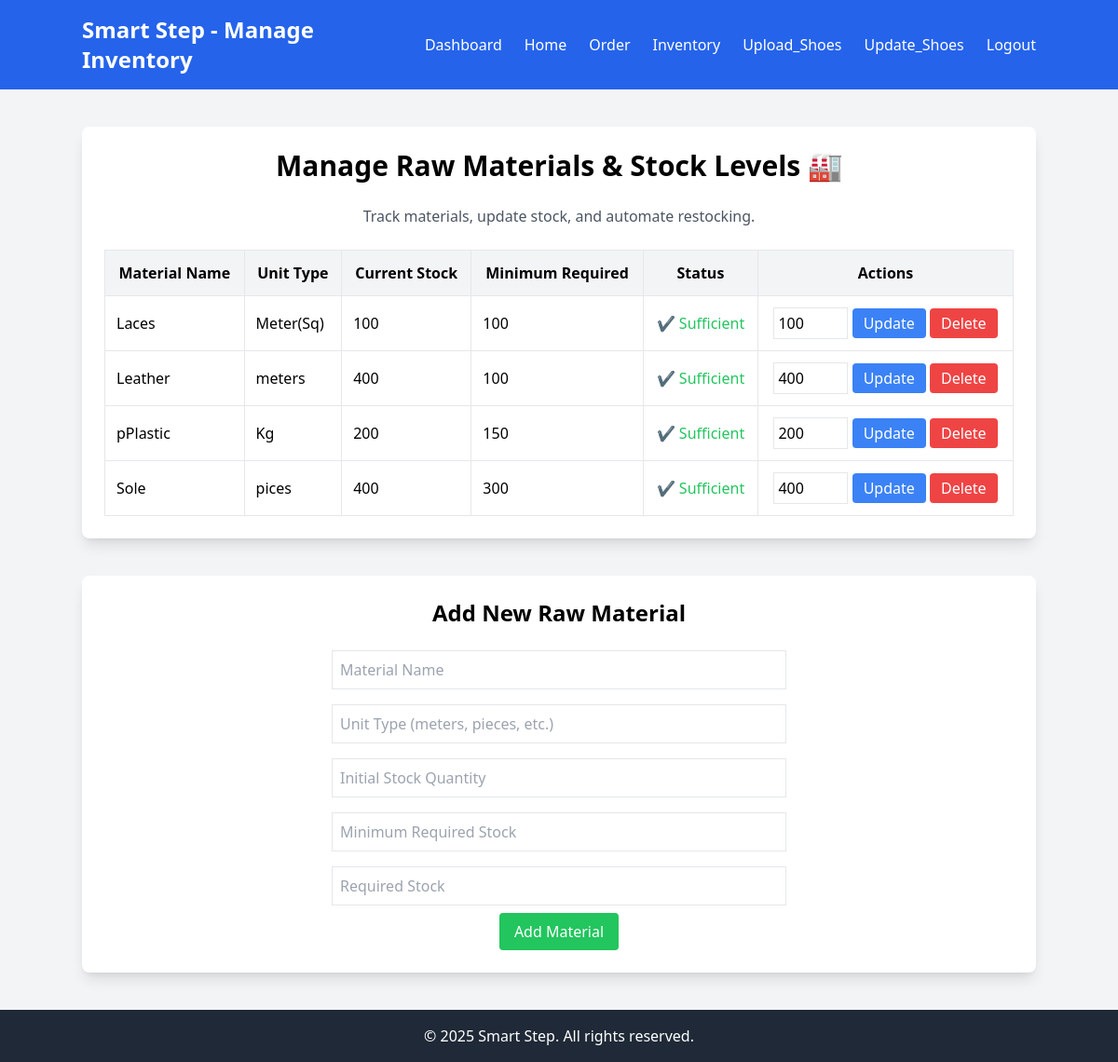
The page /manage_inventory.php on the database its author committed.
### tables this page shows
CREATE TABLE `inventory` (
  `id` int(11) NOT NULL,
  `material_name` varchar(255) NOT NULL,
  `current_stock` int(11) NOT NULL,
  `required_stock` int(11) NOT NULL,
  `unit_type` varchar(50) DEFAULT NULL,
  `min_required_stock` int(11) DEFAULT NULL
);

### src/manage_inventory.php (the view, shortened to what this page needs)
<?php
$conn = new mysqli("localhost", "root", "", "smart_step_db");
$result = $conn->query("SELECT * FROM inventory");
?>
<!DOCTYPE html>
<html lang="en">
<head>
    <script src="https://cdn.tailwindcss.com"></script>
</head>
<body class="bg-gray-100">
    <nav class="bg-blue-600 p-4 text-white">
        <div class="container mx-auto flex justify-between items-center">
            <h1 class="text-2xl font-bold">Smart Step - Manage Inventory</h1>
            <ul class="flex space-x-6">
                <li><a href="admin.php" class="hover:underline">Dashboard</a></li>
                <li><a href="index.php" class="hover:underline">Home</a></li>
                <li><a href="order.php" class="hover:underline">Order</a></li>
                <li><a href="inventory.php" class="hover:underline">Inventory</a></li>
                <li><a href="upload_product.php" class="hover:underline">Upload_Shoes</a></li>
                <li><a href="update_quantity.php" class="hover:underline">Update_Shoes</a></li>
                <li><a href="logout.php" class="hover:underline">Logout</a></li>
            </ul>
        </div>
    </nav>
    <section class="container mx-auto my-10 p-6 bg-white shadow-lg rounded-lg">
        <h2 class="text-3xl font-bold text-center mb-6">Manage Raw Materials & Stock Levels 🏭</h2>
        <p class="text-gray-600 text-center">Track materials, update stock, and automate restocking.</p>
        <div class="overflow-x-auto mt-6">
            <table class="min-w-full bg-white border border-gray-200">
                <thead>
                    <tr class="bg-gray-100">
                        <th class="border p-3">Material Name</th>
                        <th class="border p-3">Unit Type</th>
                        <th class="border p-3">Current Stock</th>
                        <th class="border p-3">Minimum Required</th>
                        <th class="border p-3">Status</th>
                        <th class="border p-3">Actions</th>
                    </tr>
                </thead>
                <tbody>
                    <?php while ($row = $result->fetch_assoc()): ?>
                        <tr class="border">
                            <td class="border p-3"><?= $row['material_name'] ?></td>
                            <td class="border p-3"><?= $row['unit_type'] ?></td>
                            <td class="border p-3"><?= $row['current_stock'] ?></td>
                            <td class="border p-3"><?= $row['min_required_stock'] ?></td>
                            <td class="border p-3 text-center <?= ($row['current_stock'] >= $row['min_required_stock']) ? 'text-green-500' : (($row['current_stock'] > 0) ? 'text-yellow-500' : 'text-red-500') ?>">
                                <?= ($row['current_stock'] >= $row['min_required_stock']) ? '✔️ Sufficient' : (($row['current_stock'] > 0) ? '⚠️ Low Stock' : '❌ Critical') ?>
                            </td>
                            <td class="border p-3 text-center">
                                <form method="POST" class="inline-block">
                                    <input type="number" name="new_stock" class="border p-1 w-20" value="<?= $row['current_stock'] ?>">
                                    <button type="submit" name="update_stock" class="bg-blue-500 text-white px-3 py-1 rounded">Update</button>
                                </form>
                                <form method="POST" class="inline-block">
                                    <button type="submit" name="delete_material" class="bg-red-500 text-white px-3 py-1 rounded">Delete</button>
                                </form>
                            </td>
                        </tr>
                    <?php endwhile; ?>
                </tbody>
            </table>
        </div>
    </section>
    <section class="container mx-auto my-10 p-6 bg-white shadow-lg rounded-lg">
        <h2 class="text-2xl font-bold text-center mb-4">Add New Raw Material</h2>
        <form method="POST" class="flex flex-col items-center">
            <input type="text" name="material_name" placeholder="Material Name" required class="border p-2 m-2 w-1/2">
            <input type="text" name="unit_type" placeholder="Unit Type (meters, pieces, etc.)" required class="border p-2 m-2 w-1/2">
            <input type="number" name="current_stock" placeholder="Initial Stock Quantity" required class="border p-2 m-2 w-1/2">
            <input type="number" name="min_required_stock" placeholder="Minimum Required Stock" required class="border p-2 m-2 w-1/2">
            <input type="number" name="required_stock" placeholder="Required Stock" required class="border p-2 m-2 w-1/2">
            <button type="submit" name="add_material" class="bg-green-500 text-white px-4 py-2 rounded">Add Material</button>
        </form>
    </section>
    <footer class="bg-gray-800 text-white text-center p-4 mt-10">
        <p>&copy; 2025 Smart Step. All rights reserved.</p>
    </footer>
</body>
</html>

### rows shown on the page
inventory: material_name "Laces", unit_type "Meter(Sq)", current_stock "100", min_required_stock "100", shows "✔️ Sufficient", new_stock "100"
inventory: material_name "Leather", unit_type "meters", current_stock "400", min_required_stock "100", shows "✔️ Sufficient", new_stock "400"
inventory: material_name "pPlastic", unit_type "Kg", current_stock "200", min_required_stock "150", shows "✔️ Sufficient", new_stock "200"
inventory: material_name "Sole", unit_type "pices", current_stock "400", min_required_stock "300", shows "✔️ Sufficient", new_stock "400"
